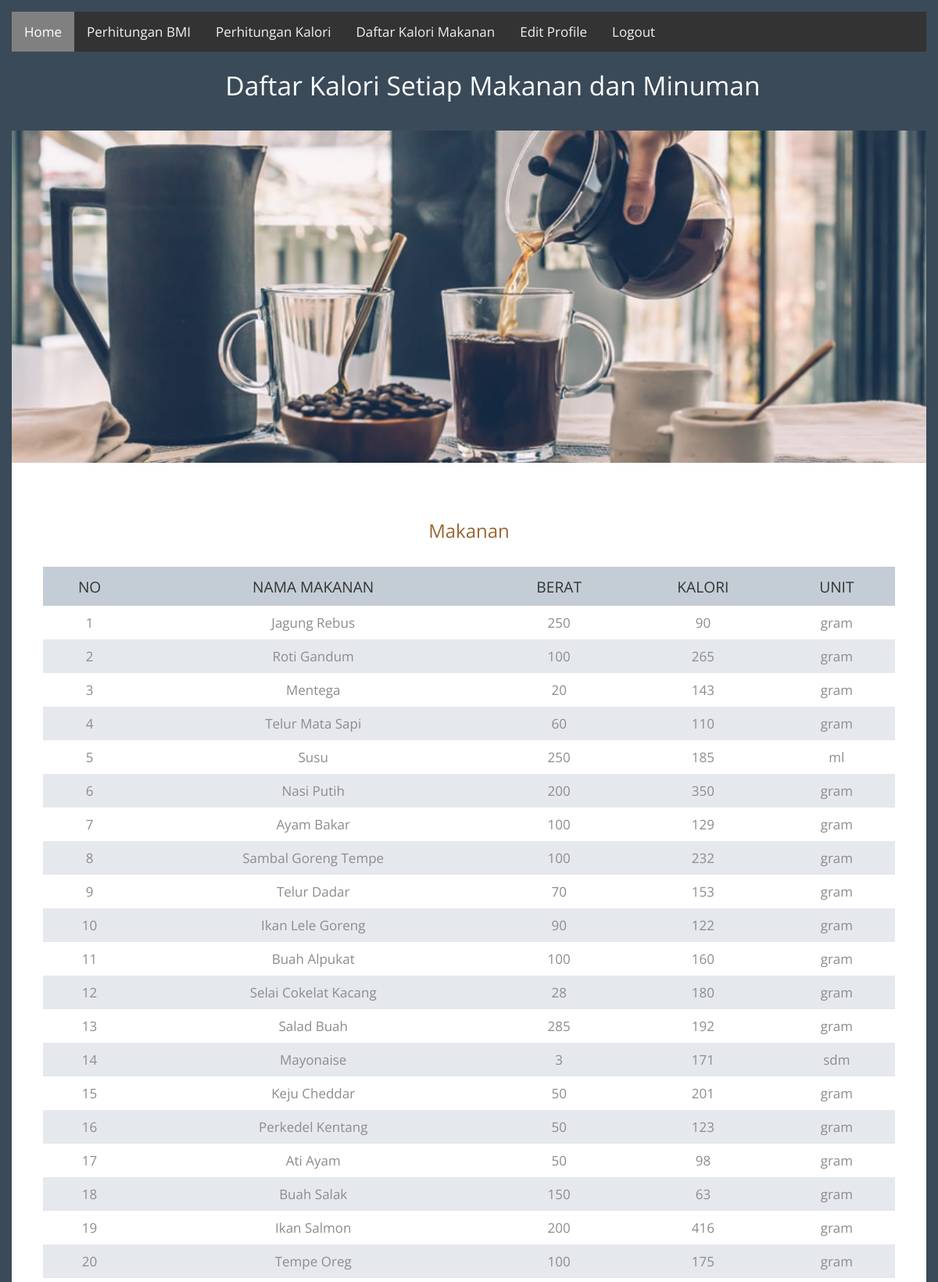
Page /user/food_user/index.php (upper part) on the committed database.
### tables this page shows
CREATE TABLE `makanan` (
  `id` int(11) NOT NULL,
  `food` varchar(255) NOT NULL,
  `berat` int(255) NOT NULL,
  `kalori` float(255,0) NOT NULL,
  `satuan` varchar(255) NOT NULL,
  `jenis` varchar(255) NOT NULL
);

### user/food_user/index.php (the view, shortened to what this page needs)
<!DOCTYPE html>
<html lang="en">
  <head>
    <link href="fontawesome/css/all.min.css" rel="stylesheet" />
    <link href="css/tooplate-chilling-cafe.css" rel="stylesheet" />
  </head>
  <body>
  <div class="topnav">
  <a class="active" href="../index.php">Home</a>
  <a href="../../perhitungan_bmi/menu_perhitungan.php">Perhitungan BMI</a>
  <a href="../../perhitungan_kalori/menu_perhitungank.php">Perhitungan Kalori</a>
  <a href="index.php">Daftar Kalori Makanan</a>
  <a href="../edit_profile.php">Edit Profile</a>
  <a href="../../dashboard/logout.php">Logout</a>
</div>
    <div class="tm-container">
      <div class="tm-text-white tm-page-header-container">
        <i class="fas fa-mug-hot fa-2x tm-page-icon"></i>
        <h1 class="tm-page-header">Daftar Kalori Setiap Makanan dan Minuman </h1>
      </div>
      <div class="tm-main-content">
        <div id="tm-intro-img"></div>
          <section class="tm-section">
            <h2 class="tm-section-header">Makanan</h2>
            <div class="tm-responsive-table">
            <table>
              <tr class="tm-tr-header">
                <th> NO </th>
			          <th> NAMA MAKANAN </th>
                <th> BERAT </th>
                <th> KALORI </>
                <th> UNIT </th>
              </tr>
              <?php
                include '../../koneksi.php';
                $no=1;
		            $data = mysqli_query($koneksi, "select * from makanan");
		            while ($d = mysqli_fetch_array($data)) {
                  if($d['jenis'] == "makanan"){
		          ?>
              <tr>
                <td><?php echo $no++; ?></>
                <td><?php echo $d['food']; ?></td>
				        <td><?php echo $d['berat']; ?></td>
				        <td><?php echo $d['kalori']; ?></td>
                <td><?php echo $d['satuan']; ?></td>
              </tr>
              <?php
            }}?>
            </table>
          </div>
        </section>
      </div>
    </div>
  </body>
</html>

### user/food_user/css/tooplate-chilling-cafe.css (style rules this page uses)
body { background-color: #3a4a58; color: #8c8c8c; font-family: "Open Sans", Arial, Helvetica, sans-serif; font-size: 17px; font-weight: 400; padding: 15px; margin: 0; }
.tm-container { max-width: 7000px; margin-left: auto; margin-right: auto; }
.tm-main-content { background-color: #ffffff; }
#tm-intro-img { background-image: url(../img/chilling-cafe-01.jpg); background-position: center; background-size: cover; min-height: 425px; }
.tm-text-white { color: white; }
.tm-page-header-container { text-align: center; }
.tm-page-header { display: inline-block; vertical-align: baseline; margin-top: 20px; margin-bottom: 35px; font-size: 2.1rem; font-weight: 400; }
.tm-page-icon { display: inline-block; vertical-align: baseline; padding: 15px; }
.tm-section-header { color: #996633; text-align: center; font-weight: 400; font-size: 1.5rem; margin-top: 30px; margin-bottom: 30px; }
table { width: 100%; border-spacing: 0; }
td { text-align: center; padding: 10px 15px; }
th { color: #333333; font-weight: 400; font-size: 1.2rem; padding-left: 15px; padding-right: 15px; }
tr:nth-child(odd) { background-color: #e5e8ed; }
tr.tm-tr-header { background-color: #c4cdd6; height: 50px; }
.tm-section { padding-top: 40px; padding-left: 40px; padding-right: 40px; padding-bottom: 50px; }
a { transition: all 0.3s ease; }

### user/food_user/index.php (style rules this page uses)
body { margin: 0; font-family: Arial, Helvetica, sans-serif; }
.topnav { overflow: hidden; background-color: #333; }
.topnav a { float: left; color: #f2f2f2; text-align: center; padding: 14px 16px; text-decoration: none; font-size: 17px; }
.topnav a.active { background-color: #808080; color: white; }

### rows in the picture
makanan: food "Jagung Rebus", berat "250", kalori "90", satuan "gram"
makanan: food "Roti Gandum", berat "100", kalori "265", satuan "gram"
makanan: food "Mentega", berat "20", kalori "143", satuan "gram"
makanan: food "Telur Mata Sapi", berat "60", kalori "110", satuan "gram"
makanan: food "Susu", berat "250", kalori "185", satuan "ml"
makanan: food "Nasi Putih", berat "200", kalori "350", satuan "gram"
makanan: food "Ayam Bakar", berat "100", kalori "129", satuan "gram"
makanan: food "Sambal Goreng Tempe", berat "100", kalori "232", satuan "gram"
makanan: food "Telur Dadar", berat "70", kalori "153", satuan "gram"
makanan: food "Ikan Lele Goreng", berat "90", kalori "122", satuan "gram"
makanan: food "Buah Alpukat", berat "100", kalori "160", satuan "gram"
makanan: food "Selai Cokelat Kacang", berat "28", kalori "180", satuan "gram"
makanan: food "Salad Buah", berat "285", kalori "192", satuan "gram"
makanan: food "Mayonaise", berat "3", kalori "171", satuan "sdm"
makanan: food "Keju Cheddar", berat "50", kalori "201", satuan "gram"
makanan: food "Perkedel Kentang", berat "50", kalori "123", satuan "gram"
makanan: food "Ati Ayam", berat "50", kalori "98", satuan "gram"
makanan: food "Buah Salak", berat "150", kalori "63", satuan "gram"
makanan: food "Ikan Salmon", berat "200", kalori "416", satuan "gram"
makanan: food "Tempe Oreg", berat "100", kalori "175", satuan "gram"
